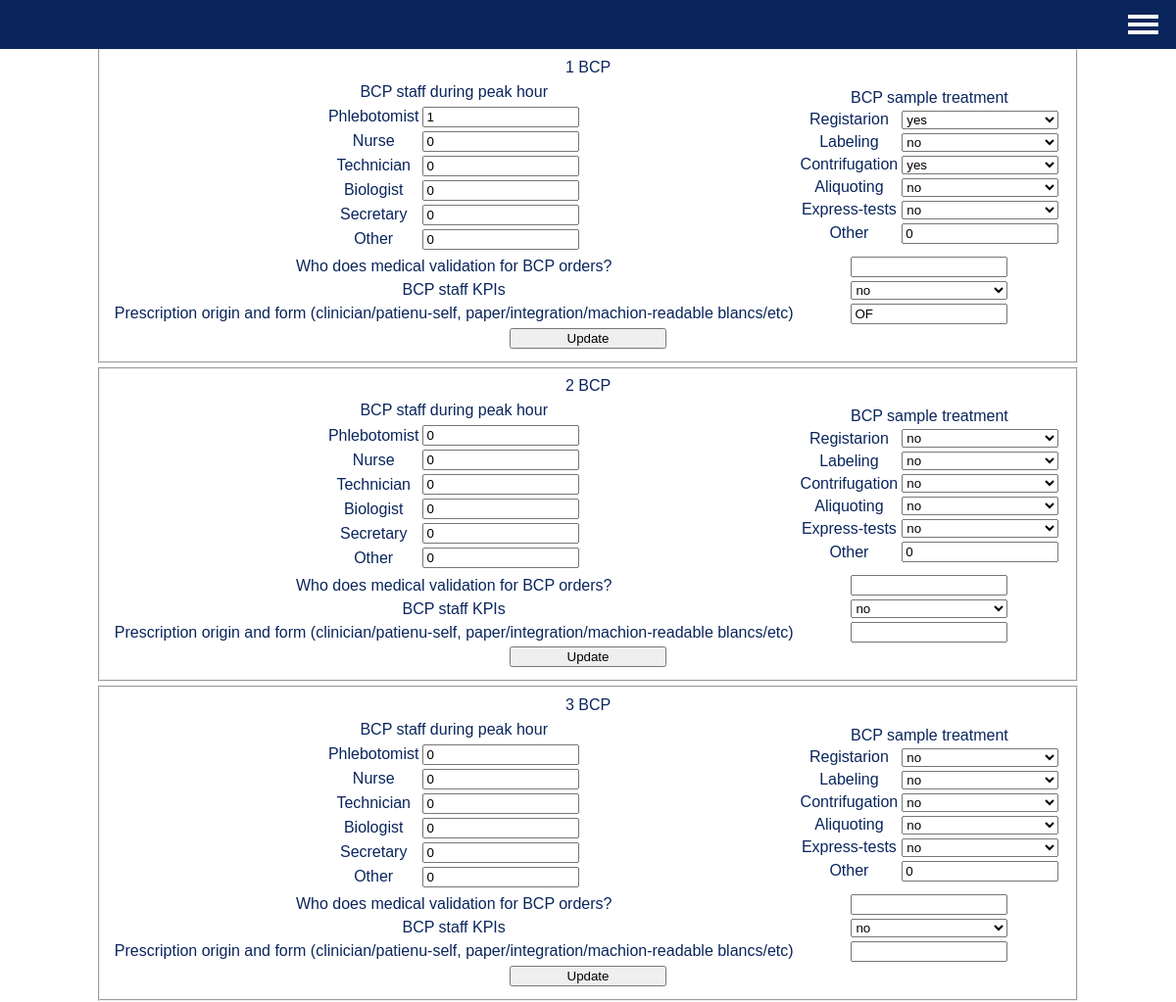
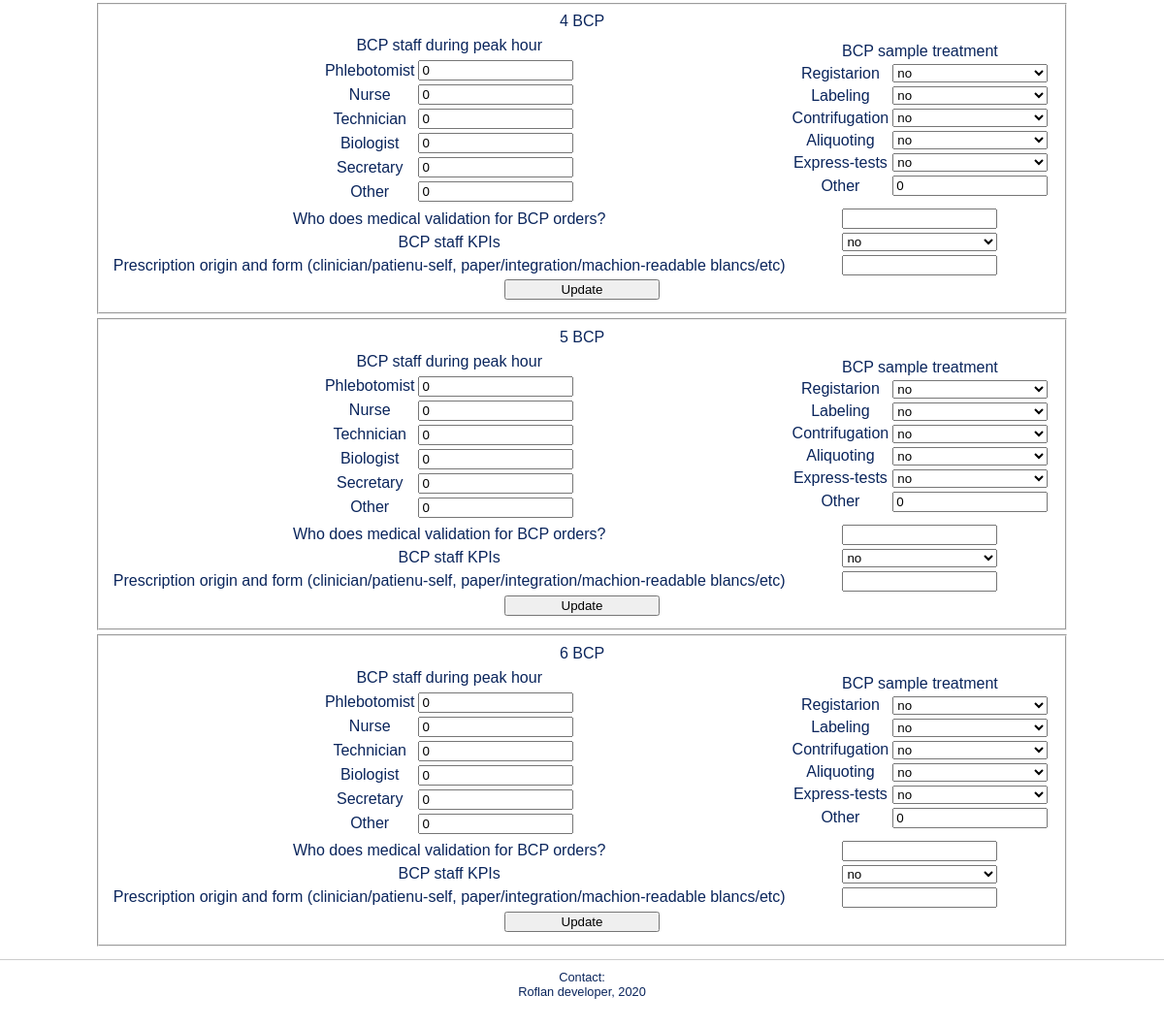
Screenshot of /prod_BCP.php (signed in) with the database file from the repository (2 pictures, top to bottom).
### tables this page shows
CREATE TABLE `BCP` (
  `ID_BCP` int(11) NOT NULL,
  `ID_pers` int(11) NOT NULL,
  `Main_PS` int(11) NOT NULL,
  `Req_per_day` int(15) NOT NULL,
  `Max_dur` int(5) NOT NULL,
  `peak_hour_phleb` int(10) NOT NULL,
  `peak_hour_nurse` int(10) NOT NULL,
  `peak_hour_tech` int(10) NOT NULL,
  `peak_hour_biol` int(10) NOT NULL,
  `peak_hour_sec` int(10) NOT NULL,
  `peak_hour_other` int(10) NOT NULL,
  `treat_reg` varchar(3) NOT NULL,
  `treat_la` varchar(3) NOT NULL,
  `treat_cent` varchar(3) NOT NULL,
  `treat_aliq` int(10) NOT NULL,
  `treat_exp` int(10) NOT NULL,
  `treat_other` int(10) NOT NULL,
  `valid_for_BCP` varchar(50) NOT NULL,
  `BCP_stagg_KPIs` varchar(3) NOT NULL,
  `Or_and_form` text NOT NULL
);

### prod_BCP.php (the view, shortened to what this page needs)
<?php
if($_SESSION["session_role"]==10)
	{
?>
<!DOCTYPE html>
<html>
     <head>
        <link href="s_main.css" rel="stylesheet">
    </head>
    <body>
		<?php require_once 'connect.php';
		mysqli_query($link, "SET NAMES utf8");
		mysqli_query($link, "SET CHARACTER utf8");
		mysqli_query($link, "SET character_set_client = utf8");
		mysqli_query($link, "SET character_set_connection = utf8");
		mysqli_query($link, "SET character_set_results = utf8");	?>
        <div id="header">
            <h1>Before audit</h1>
			<h2>Welcome, <span><?php echo $_SESSION['session_username'];?></span></h2>
			<nav class="menu">
				<label for="checkbox" class="menu_btn"><div class="menu_icon"></div></label>
			</nav>
        </div>
            <div id="article">
						<?php
						$id_pers=$_SESSION['session_id_us'];
						$query ="SELECT `ID_BCP`, `ID_pers`, `Main_PS`, `peak_hour_phleb`, `peak_hour_nurse`, `peak_hour_tech`, `peak_hour_biol`, `peak_hour_sec`, `peak_hour_other`, `treat_reg`, `treat_la`, `treat_cent`, `treat_aliq`, `treat_exp`, `treat_other`, `valid_for_BCP`, `BCP_stagg_KPIs`, `Or_and_form` FROM `BCP` WHERE `ID_pers` =  $id_pers";
						$result = mysqli_query($link, $query) or die("Ошибка " . mysqli_error($link));
						if($result)
						{
							$rows = mysqli_num_rows($result);
					?>
					<table>
						<?php
						for ($i = 0 ; $i < $rows ; ++$i)
						{
							$row = mysqli_fetch_row($result);
							$j = $i + 1;
							echo "
							<tr><td><form method = 'POST' action = 'Prod_BCP_up.php'>
								<fieldset>
								<table>
								<tr><td colspan='2'>$j BCP</td></tr>
								<tr>
									<td>
										<table>
											<tr><td colspan='2'>BCP staff during peak hour</td></tr>
											<tr><input type='hidden' name='id_bcp' id='id_bcp' value='$row[0]'/></tr>
											<tr><td><label for='Phleb'>Phlebotomist</label></td> <td><input value='$row[3]' type='text' name='Phleb' id='Phleb' /></td></tr>
											<tr><td><label for='Nurse'>Nurse</label></td> <td><input value='$row[4]' type='text' name='Nurse' id='Nurse' /></td></tr>
											<tr><td><label for='Tech'>Technician</label></td><td><input value='$row[5]' type='text' name='Tech' id='Tech' /></td></tr>
											<tr><td><label for='Bio'>Biologist</label></td> <td><input value='$row[6]' type='text' name='Bio' id='Bio' /></td></tr>
											<tr><td><label for='Sec'>Secretary</label></td> <td><input value='$row[7]' type='text' name='Sec' id='Sec' /></td></tr>
											<tr><td><label for='Other_h'>Other</label></td> <td><input value='$row[8]' type='text' name='Other_h' id='Other_h' /></td></tr>
										</table>
									</td>
									<td>
										<table>
											<tr><td colspan='2'>BCP sample treatment</td></tr>
											<tr><td><label for='Registarion'>Registarion</label></td> <td><select type='text' name='Registarion' id='Registarion' />";
												if ($row[9]=='yes')
												{echo "<option selected value='yes'>yes</option>
												<option value='no'>no</option></td></tr>";}
												else
												{echo "<option value='yes'>yes</option>
												<option selected value='no'>no</option></td></tr>";}
											echo "<tr><td><label for='Labeling'>Labeling</label></td> <td><select type='text' name='Labeling' id='Labeling' />";
												if ($row[10]=='yes')
												{echo "<option selected value='yes'>yes</option>
												<option value='no'>no</option></td></tr>";}
												else
												{echo "<option value='yes'>yes</option>
												<option selected value='no'>no</option></td></tr>";}
											echo "<tr><td><label for='Contrifugation'>Contrifugation</label></td> <td><select type='text' name='Contrifugation' id='Contrifugation' />";
												if ($row[11]=='yes')
												{echo "<option selected value='yes'>yes</option>
												<option value='no'>no</option></td></tr>";}
												else
												{echo "<option value='yes'>yes</option>
												<option selected value='no'>no</option></td></tr>";}
											echo "<tr><td><label for='Aliquoting'>Aliquoting</label></td> <td><select type='text' name='Aliquoting' id='Aliquoting' />";
												if ($row[12]=='yes')
												{echo "<option selected value='yes'>yes</option>
												<option value='no'>no</option></td></tr>";}
												else
												{echo "<option value='yes'>yes</option>
												<option selected value='no'>no</option></td></tr>";}
											echo "<tr><td><label for='Ex_test'>Express-tests</label></td> <td><select type='text' name='Ex_test' id='Ex_test' />";
												if ($row[13]=='yes')
												{echo "<option selected value='yes'>yes</option>
												<option value='no'>no</option></td></tr>";}
												else
												{echo "<option value='yes'>yes</option>
												<option selected value='no'>no</option></td></tr>";}
											echo "<tr><td><label for='Other_t'>Other</label></td> <td><input type='text' value ='$row[14]' name='Other_t' id='Other_t' /></td></tr>";
										echo "</table>
									</td></tr>
								<tr><td><label for='med_val'>Who does medical validation for BCP orders?</label></td> <td><input type='text' value ='$row[15]' name='med_val' id='med_val' /></td></tr>
								<tr><td><label for='BsK'>BCP staff KPIs</label></td> <td><select type='text' name='BsK' id='BsK' />";
												if ($row[16]=='yes')
												{echo "<option selected value='yes'>yes</option>
												<option value='no'>no</option></td></tr>";}
												else
												{echo "<option value='yes'>yes</option>
												<option selected value='no'>no</option></td></tr>";}
								echo "<tr><td><label for='Pres_o_and_f'>Prescription origin and form (clinician/patienu-self, paper/integration/machion-readable blancs/etc)</label></td> <td><input type='text' value ='$row[17]'  name='Pres_o_and_f' id='Pres_o_and_f' /></td></tr>
								<tr><td colspan='2'><input  type='submit' name='update_bcp' value='Update'/></td></tr>
								</table>
							</fieldset>
							</form></td></tr>";
						}
						}
					?>
				</table>
			</div>
        <div id="footer">
            <p>Contact:  </p>
            <p>Roflan developer, 2020</p>
        </div>
    </body>
</html>
<?php
	} else header("location:admin.php?level=0");
?>

### s_main.css (style rules this page uses)
* { box-sizing: border-box; }
html, body, div, span, h1, h2, h3, h4, h5, h6, p, a, ul, li { margin: 0; padding: 0; border: 0; font-size: 100%; vertical-align: baseline; }
body { font-family: Arial, Verdana, sans-serif; background-color: #FFF; color: #0a255c; }
input { width: 160px; }
select { width: 160px; }
#header { background-color: #0a255c; }
#article { padding: 10px; text-align: center; min-height:170px; }
#article table { text-align: center; margin: 0 auto; }
#footer { border-top: 1px solid #ccc; font-size: .8em; text-align: center; padding: 10px 10px 30px 10px; }
#footer p { max-width: 1200px; margin: 0 auto; }
#footer { min-width: 768px; }
.menu { position: fixed; display: flex; align-items: center; justify-content: flex-end; padding: 0 16px; top: 0; background-color: #0a255c; left: 0; right: 0; height: 50px; z-index: 9999999; }
.menu_btn { position: relative; display: flex; align-items: center; justify-content: center; width: 35px; height: 30px; cursor: pointer; transition: 0.4s; }
.menu_icon { display: block; position: relative; background: white; width: 90%; height: 4px; transition: 0.4s; }
.menu_icon::after, .menu_icon::before { content: ""; display: block; position: absolute; background: white; width: 100%; height: 4px; transition: 0.4s; }
.menu_icon::after { top: 8px; }
.menu_icon::before { top: -8px; }

### rows the page displays
bcp: j "1", Phleb "1", Nurse "0", Tech "0", Bio "0", Sec "0", Other_h "0", Registarion "yes", Labeling "no", Contrifugation "yes", Aliquoting "no", Ex_test "no", Other_t "0", BsK "no", Pres_o_and_f "OF"
bcp: j "2", Phleb "0", Nurse "0", Tech "0", Bio "0", Sec "0", Other_h "0", Registarion "no", Labeling "no", Contrifugation "no", Aliquoting "no", Ex_test "no", Other_t "0", BsK "no"
bcp: j "3", Phleb "0", Nurse "0", Tech "0", Bio "0", Sec "0", Other_h "0", Registarion "no", Labeling "no", Contrifugation "no", Aliquoting "no", Ex_test "no", Other_t "0", BsK "no"
bcp: j "4", Phleb "0", Nurse "0", Tech "0", Bio "0", Sec "0", Other_h "0", Registarion "no", Labeling "no", Contrifugation "no", Aliquoting "no", Ex_test "no", Other_t "0", BsK "no"
bcp: j "5", Phleb "0", Nurse "0", Tech "0", Bio "0", Sec "0", Other_h "0", Registarion "no", Labeling "no", Contrifugation "no", Aliquoting "no", Ex_test "no", Other_t "0", BsK "no"
bcp: j "6", Phleb "0", Nurse "0", Tech "0", Bio "0", Sec "0", Other_h "0", Registarion "no", Labeling "no", Contrifugation "no", Aliquoting "no", Ex_test "no", Other_t "0", BsK "no"
